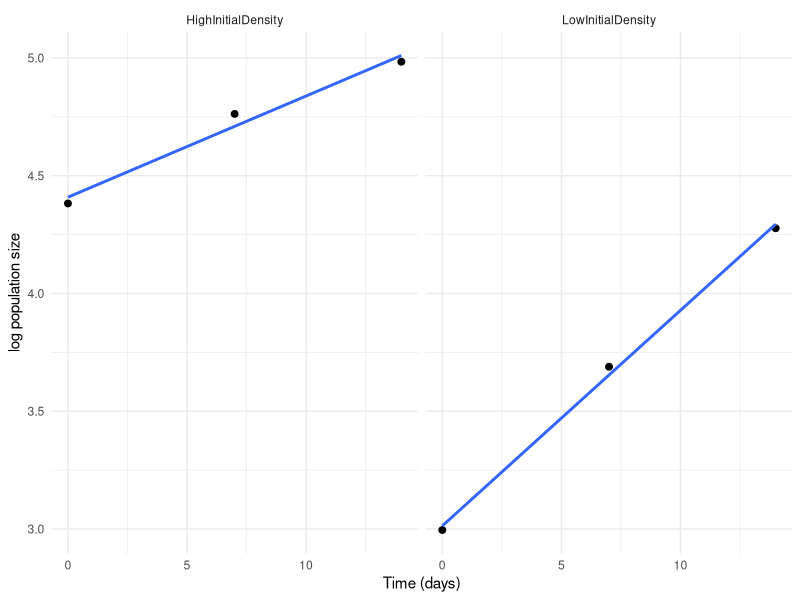
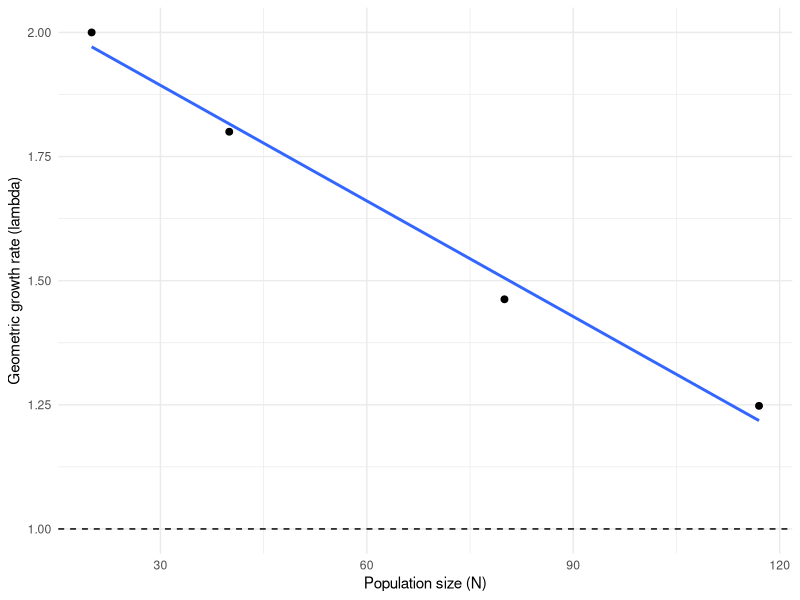

These charts were generated, in order, by the following R code:
# ============================================================================
# ENV 226 Lab - Population growth
#
# This script estimates three things from counts of a population over time:
#     r       the intrinsic rate of increase
#     lambda  the finite rate of increase
#     K       the carrying capacity
#
# It does not care what organism you counted. Duckweed, Daphnia, yeast -
# if your data has the three columns below, this script works.
#
#     Treatment       a label for each experimental group (text)
#     Day             days since the start of the experiment (number)
#     PopulationSize  how many individuals you counted (number)
#
# ============================================================================

library(tidyverse)

# ---- 1. Read your data -----------------------------------------------------
# Put this script and your datasheet in the SAME folder, then use
# Session > Set Working Directory > To Source File Location in RStudio.
# After that, the line below just works - no file paths to type.

data <- read.csv("population_growth_datasheet.csv")

# Drop any rows you haven't filled in yet
data <- data %>% filter(!is.na(PopulationSize))

if (nrow(data) == 0) {
  stop("No data to analyse. The PopulationSize column in your datasheet is ",
       "still empty - fill in your counts before running this script.",
       call. = FALSE)
}

# Always look at your data before you analyse it
head(data)
table(data$Treatment)

# ---- 2. Estimate r ---------------------------------------------------------
# Population growth is exponential, so log(N) plotted against time is a
# straight line, and the SLOPE of that line is r.

data$log_PopulationSize <- log(data$PopulationSize)

treatments <- unique(data$Treatment)   # whatever you named your groups

for (t in treatments) {
  group <- filter(data, Treatment == t)
  model <- lm(log_PopulationSize ~ Day, data = group)

  cat("\n---", t, "---\n")
  cat("r (slope):           ", coef(model)[2], "\n")
  cat("N at day 0 (intercept):", exp(coef(model)[1]), "\n")
}

# Plot log(N) against time, one panel per treatment.
# The fitted line is straight on purpose - a straight line has one slope,
# and that slope is your estimate of r.

ggplot(data, aes(x = Day, y = log_PopulationSize)) +
  geom_point(size = 2) +
  geom_smooth(method = "lm", formula = y ~ x, se = FALSE) +
  facet_wrap(~ Treatment) +
  xlab("Time (days)") +
  ylab("log population size") +
  theme_minimal()

# ---- 3. Estimate lambda ----------------------------------------------------
# lambda is the factor a population multiplies by per unit time.
# lambda > 1 means growing, lambda < 1 means shrinking, lambda = 1 means stable.

calculate_lambda <- function(initial_pop, final_pop, total_time) {
  (final_pop / initial_pop)^(1 / total_time)
}

for (t in treatments) {
  group <- filter(data, Treatment == t) %>% arrange(Day)

  first_day <- first(group$Day)
  last_day  <- last(group$Day)

  lambda <- calculate_lambda(
    initial_pop = first(group$PopulationSize),
    final_pop   = last(group$PopulationSize),
    total_time  = last_day - first_day
  )

  cat("lambda for", t, ":", lambda, "\n")
}

# ---- 4. Estimate K ---------------------------------------------------------
# As a population fills its container, growth slows. So lambda should DROP as
# N rises. Plot lambda against N, fit a line, and read K off where lambda = 1
# (the population is no longer growing - that is carrying capacity).

lambda_by_step <- data %>%
  group_by(Treatment) %>%
  arrange(Day, .by_group = TRUE) %>%
  mutate(lambda = lead(PopulationSize) / PopulationSize) %>%
  filter(!is.na(lambda)) %>%
  ungroup()

ggplot(lambda_by_step, aes(x = PopulationSize, y = lambda)) +
  geom_point(size = 2) +
  geom_smooth(method = "lm", formula = y ~ x, se = FALSE) +
  geom_hline(yintercept = 1, linetype = "dashed") +
  xlab("Population size (N)") +
  ylab("Geometric growth rate (lambda)") +
  theme_minimal()

lambda_model <- lm(lambda ~ PopulationSize, data = lambda_by_step)
summary(lambda_model)

intercept <- coef(lambda_model)[1]
slope     <- coef(lambda_model)[2]

cat("\nEstimated K (where lambda = 1):", (1 - intercept) / slope, "\n")

# How many points went into that estimate?
cat("K was estimated from", nrow(lambda_by_step), "points.\n")
cat("Fewer than about 6 and you should treat K as a rough guess.\n")

# Did your container reach its estimated carrying capacity?
